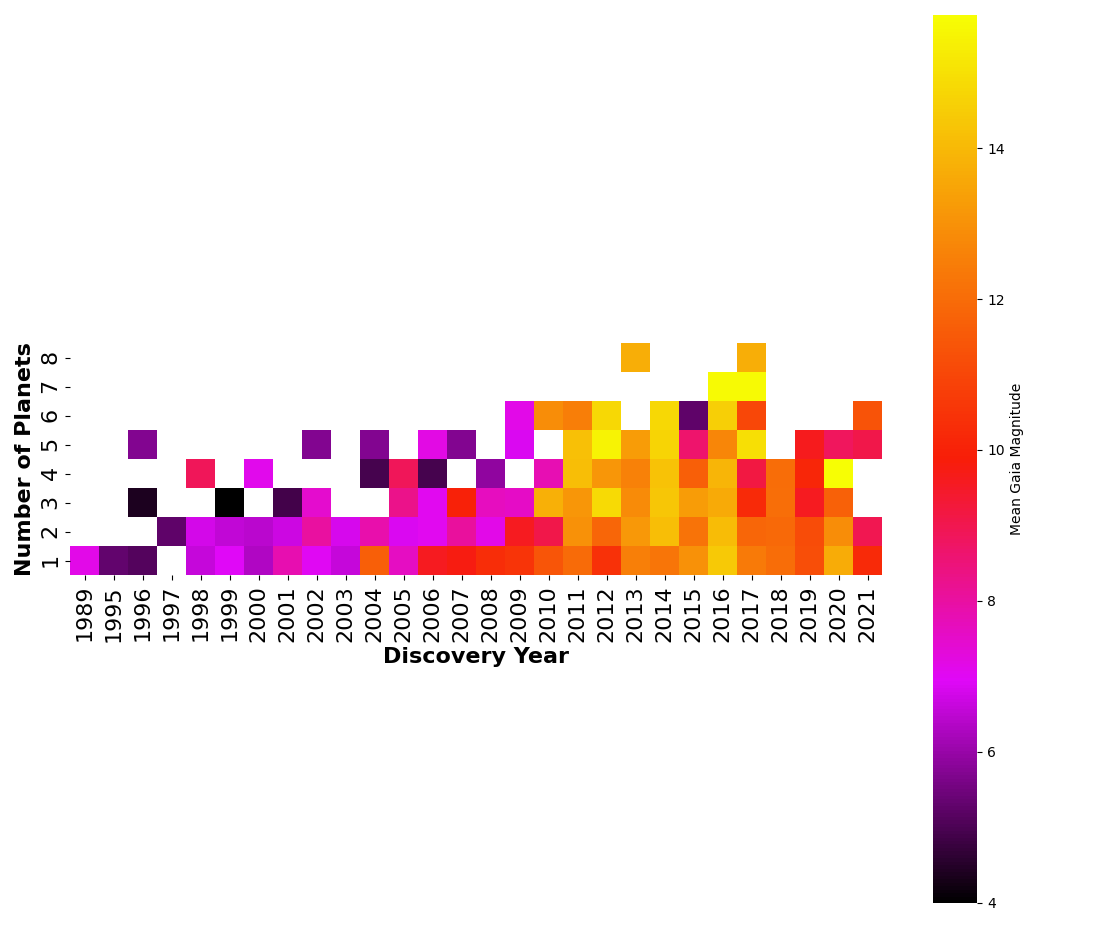

Write Python code to recreate this figure.

# Paths:
path_data = "data/"

# Packages:
import numpy as np
import pandas as pd
import seaborn as sns
import matplotlib.pyplot as plt
from matplotlib.colors import LinearSegmentedColormap, Colormap

# Display options:
pd.set_option("display.width", 1200)
pd.set_option("display.max_columns", 300)
pd.set_option("display.max_rows", 300)

# Dataset:
df = pd.read_csv(path_data + "nasa_exoplanets.csv")
df_varnames = pd.read_csv(path_data + "nasa_exoplanets_var_names.csv")

# Variables:
x_var = "disc_year"
x_var_name = df_varnames.loc[(df_varnames["var"] == x_var), ["var_name"]].values[0][0]
y_var = "sy_pnum"
y_var_name = df_varnames.loc[(df_varnames["var"] == y_var), ["var_name"]].values[0][0]
z_var = "sy_gaiamag"
z_var_name = df_varnames.loc[(df_varnames["var"] == z_var), ["var_name"]].values[0][0]

# Adapt the data:
df_plot = df[[x_var, y_var, z_var]]
df_plot = df_plot.dropna()
df_plot = df_plot.reset_index(drop=True)
z_vals = df_plot.pivot_table(index = y_var,
                             columns = x_var,
                             values = z_var,
                             aggfunc = np.mean)
x_vals = z_vals.columns.tolist()
y_vals = z_vals.index.tolist()

# Plot:
my_colors = ["#000000", "#E008F8", "#F81D08", "#F88A08", "#F7FE04"]
my_palette = LinearSegmentedColormap.from_list("my_palette", my_colors)

fig, ax = plt.subplots(
    figsize = (11, 10),
    tight_layout = True
)
_ = sns.heatmap(
    data = z_vals,
    cbar = True,
    cmap = my_palette,
    cbar_kws = {"label": "Mean " + z_var_name},
    square = True,
    ax = ax
)
_ = plt.ylim(0, len(y_vals))
_ = ax.set_xlabel(
    x_var_name,
    fontsize = 16,
    fontweight = "bold"
)
_ = ax.set_ylabel(
    y_var_name,
    fontsize = 16,
    fontweight = "bold"
)
_ = ax.tick_params(
    axis = "x", 
    which = "major", 
    labelsize = 16
)
_ = ax.tick_params(
    axis = "y", 
    which = "major", 
    labelsize = 16
)
